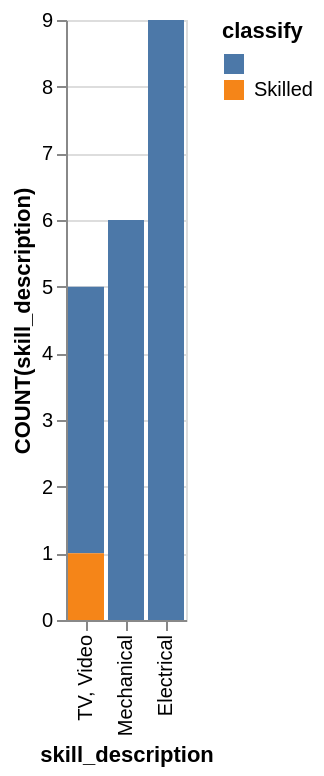

The specification (Vega-Lite) saved for this image:
### Vega-Lite specification from a JSON file in a GitHub repository (floating-point values rounded to 4 significant figures)
{"data": {"values": [{"x_data": "TV, Video", "y_data": 4, "classify": ""}, {"x_data": "Mechanical", "y_data": 6, "classify": ""}, {"x_data": "Electrical", "y_data": 9, "classify": ""}, {"x_data": "TV, Video", "y_data": 1, "classify": "Skilled"}, {"x_data": "Mechanical", "y_data": 0, "classify": "Skilled"}, {"x_data": "Electrical", "y_data": 0, "classify": "Skilled"}]}, "mark": "bar", "encoding": {"x": {"field": "x_data", "type": "nominal", "title": "skill_description", "sort": "descending"}, "y": {"field": "y_data", "type": "quantitative", "title": "COUNT(skill_description)"}, "color": {"field": "classify"}}}
